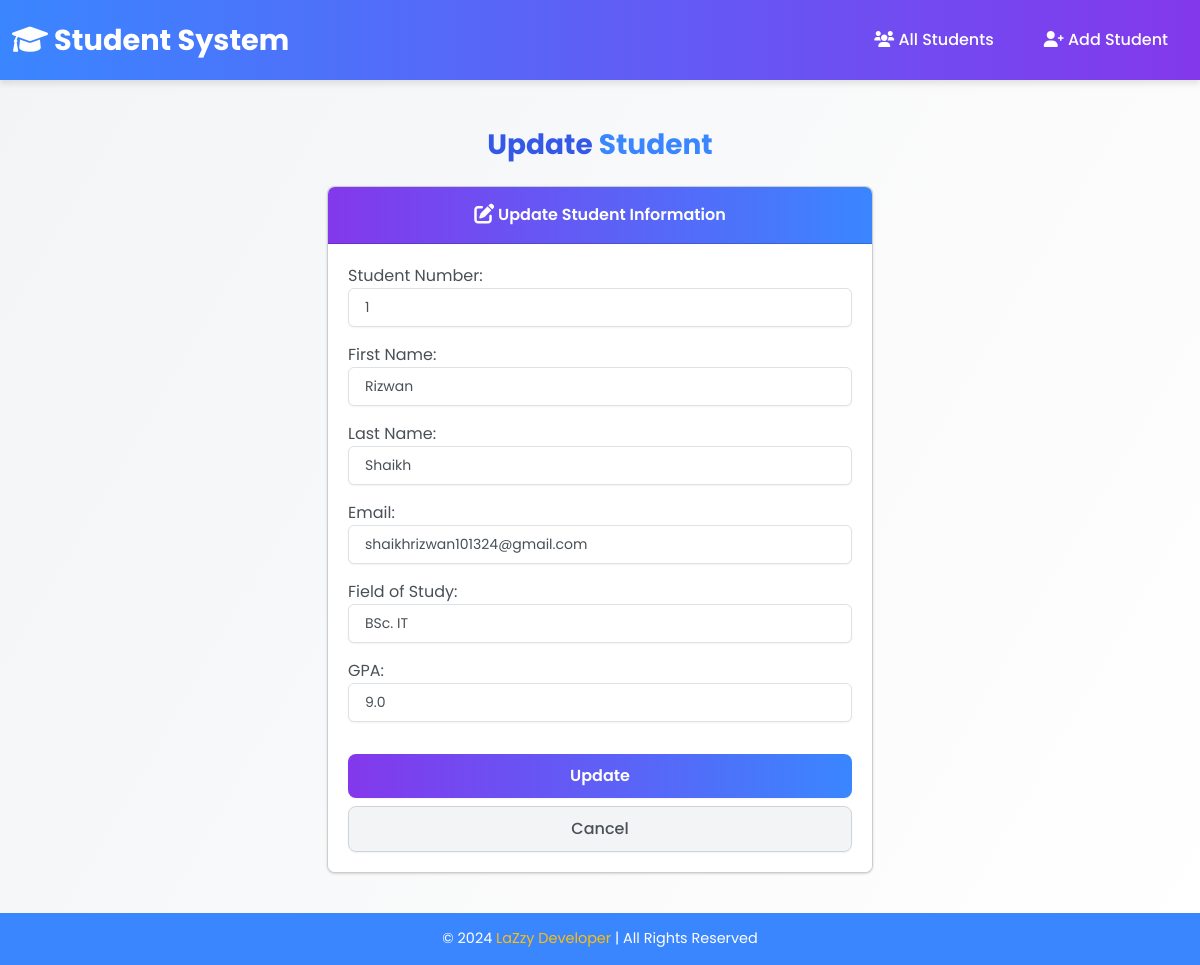
Page /edit/1/ on the committed database.
### students/models.py (models this page shows, shortened)
class Student(models.Model):
    student_number = models.CharField(max_length=50)
    first_name = models.CharField(max_length=100)
    last_name = models.CharField(max_length=100)
    email = models.EmailField(max_length=100)
    field_of_study = models.CharField(max_length=100)
    gpa = models.FloatField()

### students/views.py (the view)
# urls.py: path('edit/<int:id>/', views.edit, name="edit"),
def edit(request, id):
    student = Student.objects.get(pk=id)  # Ensure the student object is retrieved only once
    if request.method == 'POST':
        form = StudentForm(request.POST, instance=student)
        if form.is_valid():
            form.save()
            return render(request, 'students/edit.html', {
                'form': form,
                'success': 'Student updated successfully!',
            })
    else:
        form = StudentForm(instance=student)  # Initialize form with existing student data
    return render(request, 'students/edit.html', {'form': form})

### students/forms.py
class StudentForm(forms.ModelForm):
    class Meta:
        model = Student
        fields = '__all__'
        widgets = {
            'student_number': forms.NumberInput(attrs={'class': 'form-control'}),
            'first_name': forms.TextInput(attrs={'class': 'form-control'}),
            'last_name': forms.TextInput(attrs={'class': 'form-control'}),
            'email': forms.EmailInput(attrs={'class': 'form-control'}),
            'field_of_study': forms.TextInput(attrs={'class': 'form-control'}),
            'gpa': forms.NumberInput(attrs={'class': 'form-control'}),
        }
        labels = {
            'student_number': 'Student Number',
            'first_name': 'First Name',
            'last_name': 'Last Name',
            'email': 'Email',
            'field_of_study': 'Field of Study',
            'gpa': 'GPA',
        }

### students/templates/students/edit.html (shortened to what this page needs)
{% extends "students/base.html" %}
{% block body %}
<h3 class="text-center m-4">
    <span class="text-primary">Update</span> Student
</h3>
{% if success %}
<div class="alert alert-success fade show" role="alert">
    <strong>Success!</strong> {{ success }}
    <a href="{% url 'index' %}" class="btn btn-link">View Student List</a>
</div>
{% else %}
<div class="row justify-content-center">
    <div class="col-lg-6 col-md-8 col-sm-10">
        <div class="card shadow-lg rounded-3 bg-light mb-3">
            <div class="card-header text-white bg-gradient-primary">
                <i class="fas fa-pen-to-square fa-lg"></i> Update Student Information
            </div>
            <div class="card-body">
                <form action="" method="POST" class="needs-validation" novalidate>
                    {{ form.as_p }}
                    <button type="submit" class="btn btn-primary w-100 mt-3">Update</button>
                    <a href="{% url 'index' %}" class="btn btn-secondary w-100 mt-2">Cancel</a>
                </form>
            </div>
        </div>
    </div>
</div>
{% endif %}
{% endblock body %}

### students/templates/students/base.html (style rules this page uses)
body { background: linear-gradient(120deg, #f3f4f6, #ffffff); font-family: 'Poppins', sans-serif; margin: 0; min-height: 100vh; display: flex; flex-direction: column; }
h3 { color: #3a86ff; font-weight: 700; margin-bottom: 20px; text-align: center; }
.card { border-radius: 12px; box-shadow: 0 8px 20px rgba(0, 0, 0, 0.1); overflow: hidden; transition: transform 0.3s, box-shadow 0.3s; }
.card-header { background: linear-gradient(90deg, #8338ec, #3a86ff); color: #ffffff; text-align: center; font-weight: 600; }
.card-body { background: #ffffff; padding: 20px; }
.btn-primary { background: linear-gradient(90deg, #8338ec, #3a86ff); border: none; padding: 10px 15px; font-size: 1rem; font-weight: 600; color: #ffffff; border-radius: 8px; transition: background 0.3s; }
.btn-secondary { background: #f3f4f6; border: 1px solid #ced4da; color: #495057; font-size: 1rem; font-weight: 500; padding: 10px 15px; border-radius: 8px; transition: background 0.3s, color 0.3s; }
.card, .footer { animation: fadeIn 0.8s ease-out; }

### rows in the picture
Student: student_number "1", first_name "Rizwan", last_name "Shaikh", email "shaikhrizwan101324@gmail.com", field_of_study "BSc. IT", gpa "9.0"
